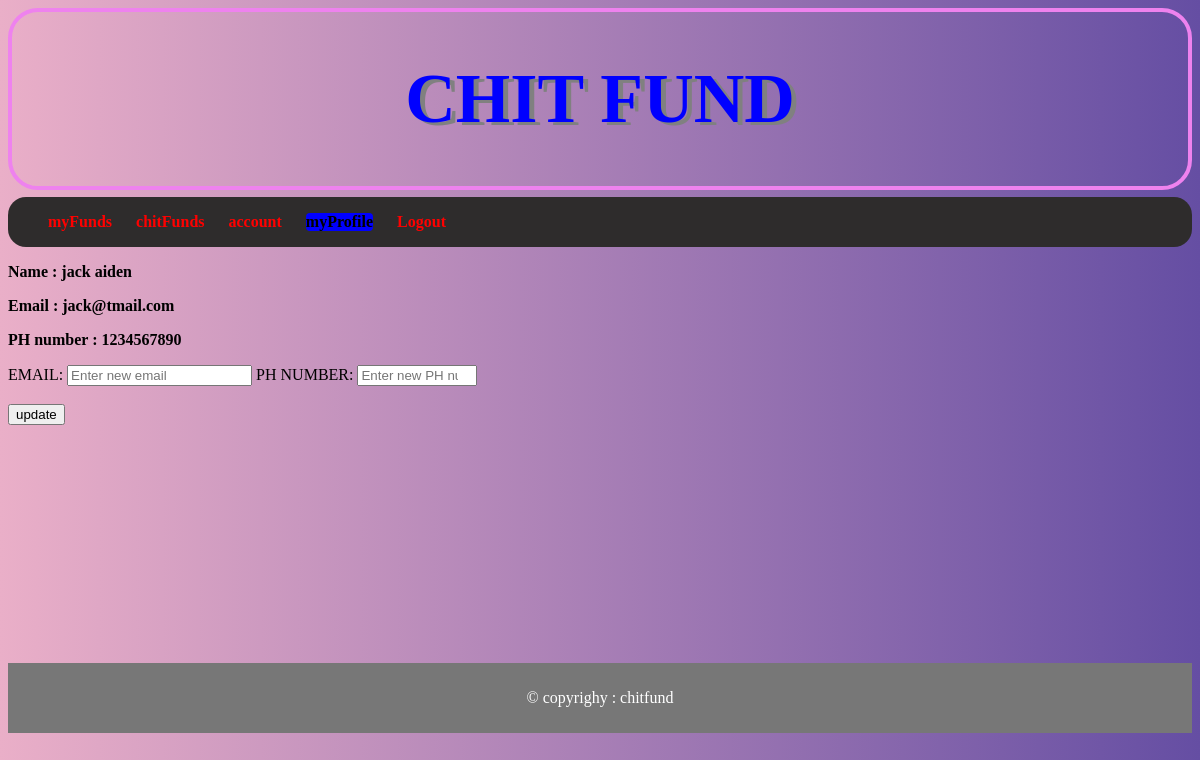
/cprofile.php (signed in), run on the app's committed database.
### tables this page shows
CREATE TABLE `clients` (
  `uname` varchar(100) NOT NULL,
  `pass` varchar(100) NOT NULL,
  `fname` varchar(100) NOT NULL,
  `lname` varchar(100) NOT NULL,
  `email` varchar(100) NOT NULL,
  `phnumber` varchar(100) NOT NULL,
  `balance` varchar(100) NOT NULL
);

### cprofile.php (the view, shortened to what this page needs)
<?php
$uname=$_SESSION['uname'];
$conn=new mysqli('localhost','root','','chitfund');
?>
<!DOCTYPE html>
<html>
<head>
	<link rel="stylesheet" type="text/css" href="style5.css">
</head>
<body>
	<header>
	<h1>CHIT FUND</h1>
	</header>
  	<nav>
  		<ul>
  			<li><a href="chome.php">myFunds</a></li>
  			<li><a href="cfund.php">chitFunds</a></li>
  			<li><a href="caccount.php">account</a></li>
  			<li id='selected'>myProfile</li>
  			<li><a href="logout.php">Logout</a></li>
  		</ul>
  	</nav>
<section>
<?php
$sql="select * from clients where uname='$uname'";
$result=$conn->query($sql);
$row=$result->fetch_assoc();
echo "<b><p>Name : ".$row['fname']." ".$row['lname']."</p>
	<p>Email : ".$row['email']."</p>
	<p>PH number : ".$row['phnumber']."</p></b>
";
?>
	<form action='cprofile.php' method='post'>
		<div class="container">
	<label for="email">EMAIL:</label>
      	<input type="email" placeholder="Enter new email" name="email" required>
      	<label for="phnumber">PH NUMBER:</label>
      	<input type='number' min='1000000000' max='9999999999' placeholder="Enter new PH number" name="phnumber" required>
      	<br><br><button name='newdets' id="LogBt" style="width:auto;">update</button>
      	</div>
	</form>
</section>
<footer><p>&#169; copyrighy : chitfund</p></footer>
</body>
</html>

### style5.css (style rules this page uses)
header { font-size:35px; text-align:center; color:blue; text-shadow:5px 3px grey; border-radius:30px; border:4px solid violet; }
section { height:400px; }
body { background:#eaafc8; background:-webkit-linear-gradient(to right,#eaafc8,#654ea3); background:linear-gradient(to right,#eaafc8,#654ea3); min-height:100vh; }
footer { background-color:#777; padding:10px; text-align:center; color:white; }
nav { background:#2e2c2c; font-weight:700; margin-bottom:10px; margin-top:7px; border-radius:18px; flex:1; display: flex; align-items: right; text-align: right; list-style-type: none; }
nav ul { text-align: right; }
nav ul li { display: inline-block; margin-right: 20px }
nav a { text-decoration: none; color: red }
#selected { border-radius:4px;background:blue; }
a { text-decoration:none; }

### data on the page
clients: fname "jack", lname "aiden", email "jack@tmail.com", phnumber "1234567890"
